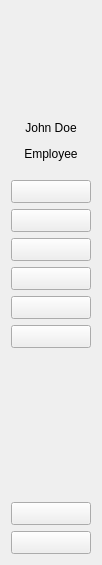
      <widget class="QWidget" name="scrollAreaWidgetContents_2">
       <property name="geometry">
        <rect>
         <x>0</x>
         <y>0</y>
         <width>98</width>
         <height>565</height>
        </rect>
       </property>
       <layout class="QVBoxLayout" name="verticalLayout">
        <item>
         <widget class="QWidget" name="widget" native="true">
          <property name="minimumSize">
           <size>
            <width>80</width>
            <height>99</height>
           </size>
          </property>
          <property name="maximumSize">
           <size>
            <width>80</width>
            <height>99</height>
           </size>
          </property>
          <layout class="QGridLayout" name="gridLayout_2">
           <item row="0" column="0">
            <widget class="QLabel" name="lbl_short_menu_header_icon">
             <property name="minimumSize">
              <size>
               <width>60</width>
               <height>60</height>
              </size>
             </property>
             <property name="maximumSize">
              <size>
               <width>60</width>
               <height>60</height>
              </size>
             </property>
             <property name="text">
              <string/>
             </property>
             <property name="pixmap">
              <pixmap resource="../icons_source.qrc">:/newSource/icons/login_header.png</pixmap>
             </property>
             <property name="scaledContents">
              <bool>true</bool>
             </property>
            </widget>
           </item>
          </layout>
         </widget>
        </item>
        <item>
         <widget class="QLabel" name="lbl_short_menu_name">
          <property name="minimumSize">
           <size>
            <width>80</width>
            <height>24</height>
           </size>
          </property>
          <property name="maximumSize">
           <size>
            <width>80</width>
            <height>24</height>
           </size>
          </property>
          <property name="text">
           <string>John Doe</string>
          </property>
          <property name="alignment">
           <set>Qt::AlignCenter</set>
          </property>
          <property name="wordWrap">
           <bool>true</bool>
          </property>
         </widget>
        </item>
        <item>
         <widget class="QLabel" name="lbl_short_menu_position">
          <property name="minimumSize">
           <size>
            <width>80</width>
            <height>15</height>
           </size>
          </property>
          <property name="maximumSize">
           <size>
            <width>80</width>
            <height>15</height>
           </size>
          </property>
          <property name="text">
           <string>Employee</string>
          </property>
          <property name="alignment">
           <set>Qt::AlignCenter</set>
          </property>
          <property name="wordWrap">
           <bool>true</bool>
          </property>
         </widget>
        </item>
        <item>
         <spacer name="verticalSpacer_3">
          <property name="orientation">
           <enum>Qt::Vertical</enum>
          </property>
          <property name="sizeType">
           <enum>QSizePolicy::Fixed</enum>
          </property>
          <property name="sizeHint" stdset="0">
           <size>
            <width>20</width>
            <height>13</height>
           </size>
          </property>
         </spacer>
        </item>
        <item>
         <widget class="QPushButton" name="btn_short_menu_leave_requests">
          <property name="minimumSize">
           <size>
            <width>80</width>
            <height>23</height>
           </size>
          </property>
          <property name="maximumSize">
           <size>
            <width>80</width>
            <height>23</height>
           </size>
          </property>
          <property name="text">
           <string/>
          </property>
          <property name="icon">
           <iconset resource="../icons_source.qrc">
            <normaloff>:/newSource/icons/permission.png</normaloff>:/newSource/icons/permission.png</iconset>
          </property>
          <property name="iconSize">
           <size>
            <width>23</width>
            <height>23</height>
           </size>
          </property>
         </widget>
        </item>
        <item>
         <widget class="QPushButton" name="btn_short_menu_special_requests">
          <property name="minimumSize">
           <size>
            <width>80</width>
            <height>23</height>
           </size>
          </property>
          <property name="maximumSize">
           <size>
            <width>80</width>
            <height>23</height>
           </size>
          </property>
          <property name="text">
           <string/>
          </property>
          <property name="icon">
           <iconset resource="../icons_source.qrc">
            <normaloff>:/newSource/icons/permission.png</normaloff>:/newSource/icons/permission.png</iconset>
          </property>
          <property name="iconSize">
           <size>
            <width>20</width>
            <height>20</height>
           </size>
          </property>
         </widget>
        </item>
        <item>
         <widget class="QPushButton" name="btn_short_menu_upcoming_events">
          <property name="minimumSize">
           <size>
            <width>80</width>
            <height>23</height>
           </size>
          </property>
          <property name="maximumSize">
           <size>
            <width>80</width>
            <height>23</height>
           </size>
          </property>
          <property name="text">
           <string/>
          </property>
          <property name="icon">
           <iconset resource="../icons_source.qrc">
            <normaloff>:/newSource/icons/plan.png</normaloff>:/newSource/icons/plan.png</iconset>
          </property>
          <property name="iconSize">
           <size>
            <width>20</width>
            <height>20</height>
           </size>
          </property>
         </widget>
        </item>
        <item>
         <widget class="QPushButton" name="btn_short_menu_communication">
          <property name="minimumSize">
           <size>
            <width>80</width>
            <height>23</height>
           </size>
          </property>
          <property name="maximumSize">
           <size>
            <width>80</width>
            <height>23</height>
           </size>
          </property>
          <property name="text">
           <string/>
          </property>
          <property name="icon">
           <iconset resource="../icons_source.qrc">
            <normaloff>:/newSource/icons/messages_1.png</normaloff>:/newSource/icons/messages_1.png</iconset>
          </property>
          <property name="iconSize">
           <size>
            <width>23</width>
            <height>23</height>
           </size>
          </property>
         </widget>
        </item>
        <item>
         <widget class="QPushButton" name="btn_short_menu_assigned_items">
          <property name="minimumSize">
           <size>
            <width>80</width>
            <height>23</height>
           </size>
          </property>
          <property name="maximumSize">
           <size>
            <width>80</width>
            <height>23</height>
           </size>
          </property>
          <property name="text">
           <string/>
          </property>
          <property name="icon">
           <iconset resource="../icons_source.qrc">
            <normaloff>:/newSource/icons/item.png</normaloff>:/newSource/icons/item.png</iconset>
          </property>
          <property name="iconSize">
           <size>
            <width>20</width>
            <height>20</height>
           </size>
          </property>
         </widget>
        </item>
        <item>
         <widget class="QPushButton" name="btn_short_menu_home">
          <property name="minimumSize">
           <size>
            <width>80</width>
            <height>23</height>
           </size>
          </property>
          <property name="maximumSize">
           <size>
            <width>80</width>
            <height>23</height>
           </size>
          </property>
          <property name="text">
           <string/>
          </property>
          <property name="icon">
           <iconset resource="../icons_source.qrc">
            <normaloff>:/newSource/icons/home.png</normaloff>:/newSource/icons/home.png</iconset>
          </property>
          <property name="iconSize">
           <size>
            <width>20</width>
            <height>20</height>
           </size>
          </property>
         </widget>
        </item>
        <item>
         <spacer name="verticalSpacer_4">
          <property name="orientation">
           <enum>Qt::Vertical</enum>
          </property>
          <property name="sizeHint" stdset="0">
           <size>
            <width>20</width>
            <height>90</height>
           </size>
          </property>
         </spacer>
        </item>
        <item>
         <widget class="QPushButton" name="btn_short_menu_profile">
          <property name="minimumSize">
           <size>
            <width>80</width>
            <height>23</height>
           </size>
          </property>
          <property name="maximumSize">
           <size>
            <width>80</width>
            <height>23</height>
           </size>
          </property>
          <property name="text">
           <string/>
          </property>
          <property name="icon">
           <iconset resource="../icons_source.qrc">
            <normaloff>:/newSource/icons/profile_2.png</normaloff>:/newSource/icons/profile_2.png</iconset>
          </property>
          <property name="iconSize">
           <size>
            <width>20</width>
            <height>20</height>
           </size>
          </property>
         </widget>
        </item>
        <item>
         <widget class="QPushButton" name="btn_short_menu_sign_out">
          <property name="minimumSize">
           <size>
            <width>80</width>
            <height>23</height>
           </size>
          </property>
          <property name="maximumSize">
           <size>
            <width>80</width>
            <height>23</height>
           </size>
          </property>
          <property name="text">
           <string/>
          </property>
          <property name="icon">
           <iconset resource="../icons_source.qrc">
            <normaloff>:/newSource/icons/sign_out.png</normaloff>:/newSource/icons/sign_out.png</iconset>
          </property>
          <property name="iconSize">
           <size>
            <width>20</width>
            <height>20</height>
           </size>
          </property>
         </widget>
        </item>
       </layout>
      </widget>
